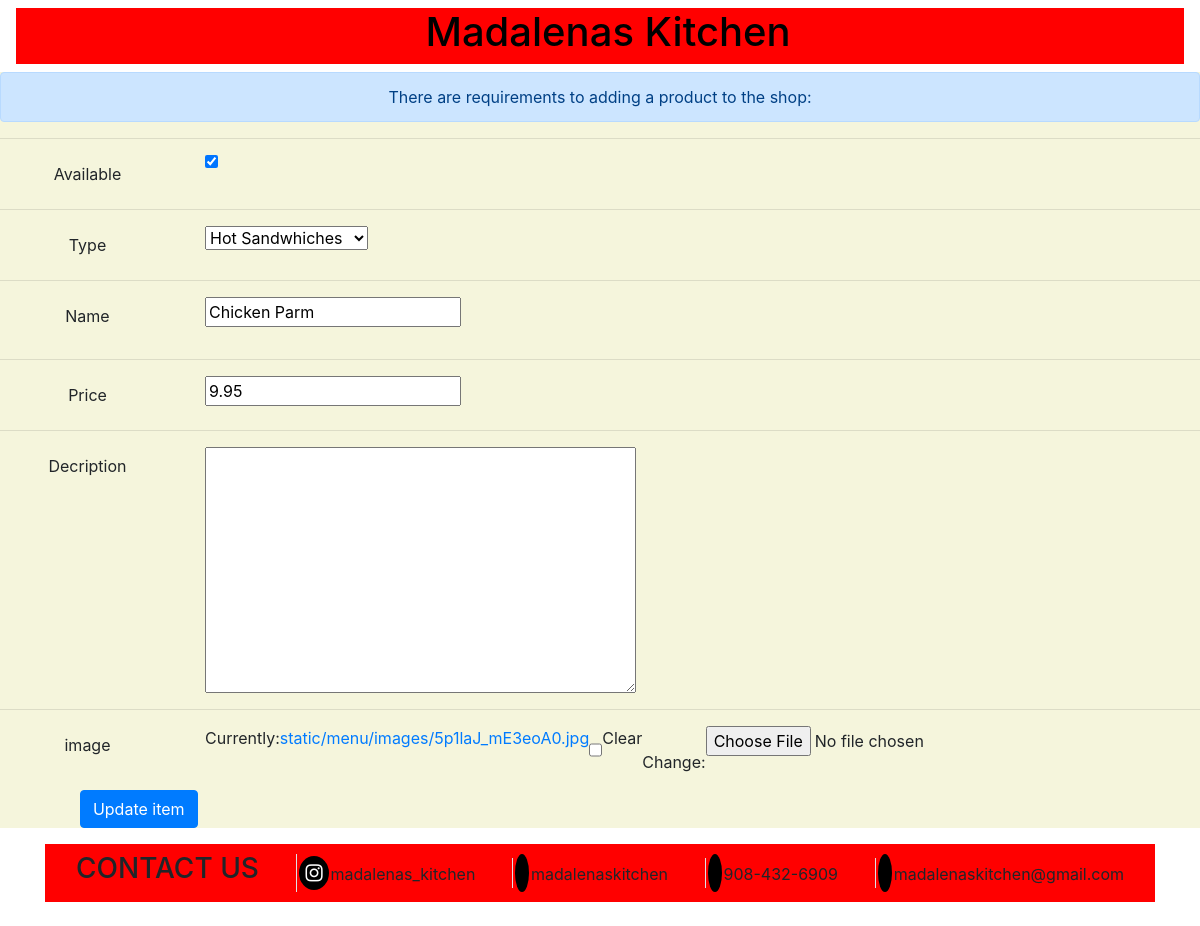
Screenshot of /update/d078159e-3875-468f-af7e-1171e88ce141 (signed in) with the database file from the repository.
### menu/models.py (models this page shows, shortened)
class MenuItem(models.Model):
    menuTimes = (
        ('Hot Sandwhiches', 'Hot Sandwhiches'),
        ('Cold Sandwhiches', 'Cold Sandwhiches'),
        ('Entress', 'Entress'),
    )
    id = models.UUIDField(primary_key=True, default=uuid.uuid4, editable=False)
    available = models.BooleanField(default=False)
    type = models.CharField(max_length=100, db_index=True, choices=menuTimes, default=None)
    name = models.CharField(max_length=200, db_index=True)
    price = models.DecimalField(max_digits=10, decimal_places=2)
    description = models.TextField(blank=True)
    image = models.ImageField(upload_to='static\menu\images', blank=True, null=True)
    class Meta:
        ordering = ['name']

### menu/views.py (the view, shortened to what this page needs)
# urls.py: path('update/<str:pk>', views.editMenu, name='update'),
@login_required(login_url='login')
def editMenu(request, pk):
    try:
        item = MenuItem.objects.get(id=pk)
        iform = MenuItemForm(instance=item)
    except:
        item = FoodsofTheWeek.objects.get(id=pk)
        iform = FoodsOfTheWeekForm(instance=item)
        if request.method == "POST":
            iform = FoodsOfTheWeekForm(request.POST, request.FILES, instance=item)
            if iform.is_valid():
                iform.save()
                return redirect('/menu-controls/')
            else:
                print('in here')
        print("done")
    return render(request, 'menupages/item-update.html', {'item': iform})

### menu/forms.py
class MenuItemForm(ModelForm):
    class Meta:
        model = MenuItem
        fields = ['available', 'type', 'name', 'price', 'description', 'image']

### menu/templates/menupages/item-update.html (shortened to what this page needs)
{% extends 'menupages/navbar.html' %}
{% load static %}
{%  block content %}
<head>
</head>
<body style="text-align: center;">
    <form action="" method="post" style="background: beige;" enctype='multipart/form-data'>{% csrf_token %}
                <div class="alert alert-primary" role="alert">
                  There are requirements to adding a product to the shop:
                </div>
    <hr style="">
    <div class="form-group row">
        <label class="col-sm-2 col-form-label">Available</label>
        <div class="col-sm-10">
            <div class="input-group">
                {{item.available}}
            </div>
        </div>
    </div>
    <hr>
    <div class="form-group row">
        <label class="col-sm-2 col-form-label">Type</label>
        <div class="col-sm-10">
            <div class="input-group">
                {{item.type}}
            </div>
        </div>
    </div>
    <hr>
    <div class="form-group row">
        <label class="col-sm-2 col-form-label">Name</label>
        <div class="col-sm-2">
            <div class="form-group">
                {{item.name}}
            </div>
        </div>
    </div>
    <hr>
    <div class="form-group row">
        <label class="col-sm-2 col-form-label">Price</label>
        <div class="col-sm-10">
            <div class="input-group">
                {{item.price}}
            </div>
        </div>
    </div>
    <hr>
    <div class="form-group row">
        <label class="col-sm-2 col-form-label">Decription</label>
        <div class="col-sm-10">
            <div class="input-group">
                {{item.description}}
            </div>
        </div>
    </div>
    <hr>
    <div class="form-group row">
        <label class="col-sm-2 col-form-label">image</label>
        <div class="col-sm-10">
            <div class="input-group">
                {{item.image}}
            </div>
        </div>
    </div>
    <div class="form-group row">
        <div class="col-sm-3">
            <button class="btn btn-primary" type="submit">Update item</button>
        </div>
    </div>
</form>
</body>
{% endblock %}

### rows the page displays
MenuItem: available "☑", type "Hot Sandwhiches", name "Chicken Parm", price "9.95"
